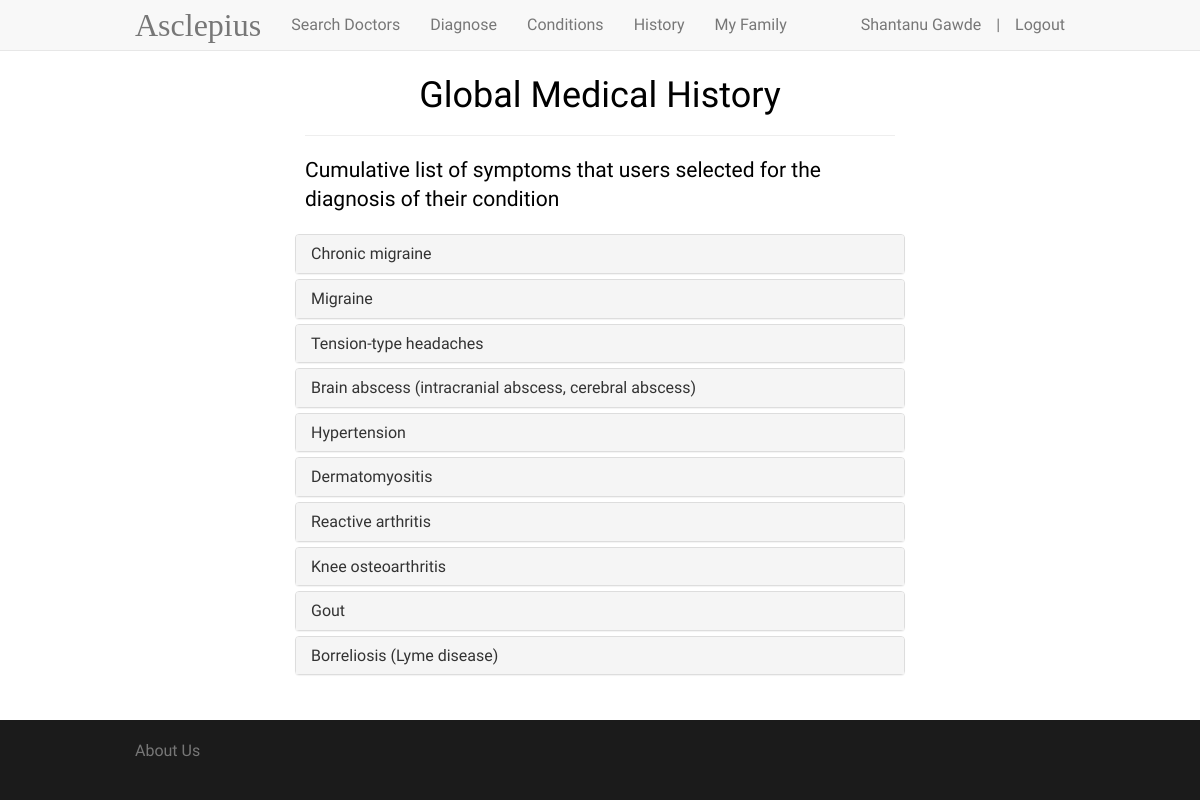
The page /globalhistory (signed in) on the database as committed earlier.
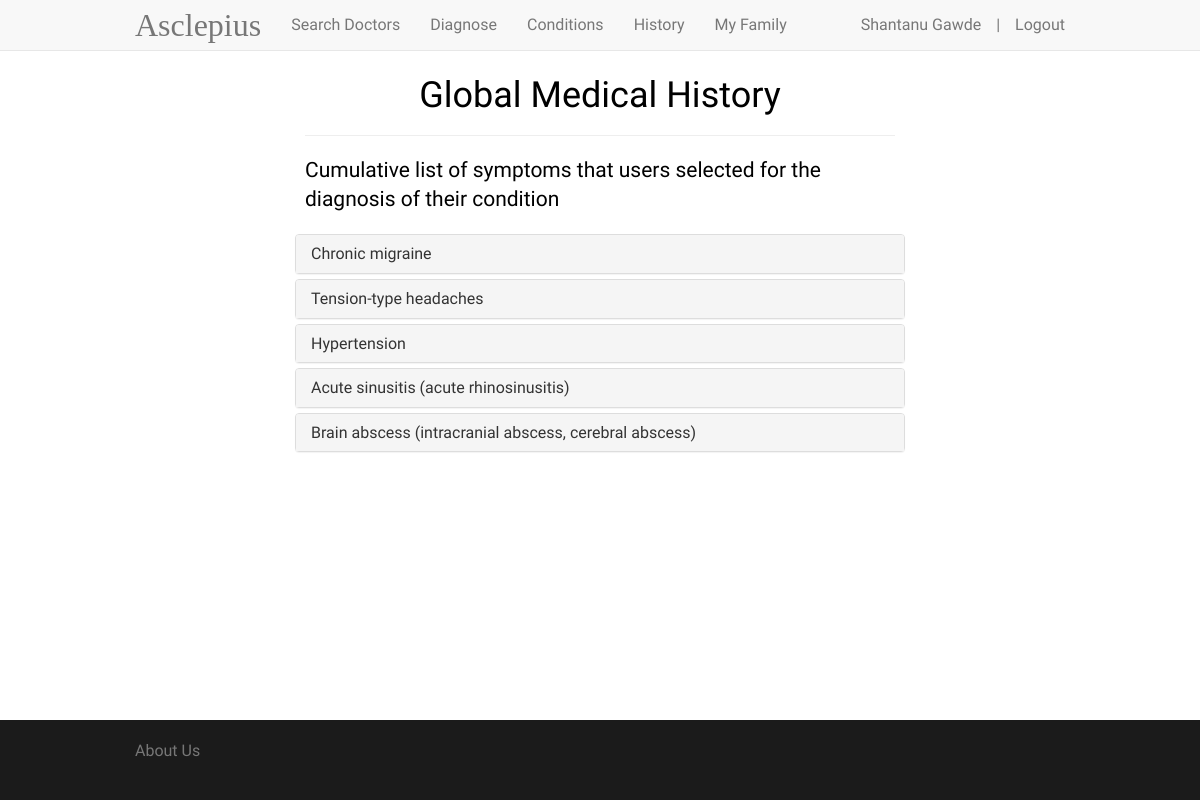
The same page on the database as committed later.
### app/models.py (models this page shows, shortened)
class User(UserMixin, db.Model):
    __tablename__ = 'users'
    id = db.Column(db.Integer, primary_key=True)
    name = db.Column(db.String(120), unique=True, index=True)
    age = db.Column(db.Integer)
    email = db.Column(db.String(120), unique=True, index=True)
    gender = db.Column(db.String(120))
    locality = db.Column(db.String(120))
    conditions = db.relationship('Condition',
                                 secondary=conditionhistory,
                                 backref=db.backref('users', lazy='dynamic'),
                                 lazy='dynamic')
    risks = db.relationship('Risk',
                                 secondary=riskuser,
                                 backref=db.backref('users', lazy='dynamic'),
                                 lazy='dynamic')
    password_hash = db.Column(db.String(128))
    family_id = db.Column(db.Integer, default=0)
    @property
    def password(self):
        raise AttributeError('password is not a readable attribute')

class Condition(db.Model):
    __tablename__ = 'conditions'
    id = db.Column(db.String(30), primary_key=True)
    name = db.Column(db.String(360))
    symptoms = db.relationship('Symptom',
                               secondary=globalhistory,
                               backref=db.backref('conditions', lazy='dynamic'),
                               lazy='dynamic')
    def get_symptoms(self):
        return self.symptoms.all()

### app/views.py (the view)
@app.route('/globalhistory')
@login_required
def globalhistory():
    all_conditions = Condition.query.all()
    return render_template('globalhistory.html', all_conditions=all_conditions)

### app/models.py (called while the page is built)
@login_manager.user_loader
def load_user(user_id):
    return User.query.get(int(user_id))

### app/views.py (called while the page is built)
@app.before_request
def before_request():
    g.user = current_user

### app/templates/globalhistory.html (shortened to what this page needs)
{% extends "base.html" %}
{% block content %}
<div class="container" style="padding-top: 3%; display: none">
    <div class="col-md-8 col-md-offset-2" style="color: black">
        <div class="page-header">
            <h1 style="text-align: center">Global Medical History</h1>
        </div>
        {% if all_conditions|length > 0 %}
        <p class="lead" style="margin-top: 20px">Cumulative list of symptoms that users selected for the
            diagnosis of their condition</p>
        {% else %}
        <p class="lead" style="margin-top: 20px">No conditions diagnosed by Asclepius</p>
        {% endif %}
    </div>
    <div class="row">
        <div class="col-md-8 col-md-offset-2" style="padding-bottom:20px">
            <div class=panel-group role=tablist id="accordion">
                {% set count=0 %}
                {% for condition in all_conditions %}
                {% if condition.get_symptoms()|length > 0 %}
                {% set count = count + 1 %}
                <div class="panel panel-default">
                    <div class=panel-heading role=tab id=collapseListGroupHeading{{count}}>
                        <h4 class=panel-title><a href=#collapseListGroup{{count}} class=collapsed role=button
                                                 data-toggle=collapse data-parent="#accordion" aria-expanded=false
                                                 aria-controls=collapseListGroup{{count}}> {{ condition.name }} </a></h4>
                    </div>
                </div>
                {% endif %}
                {% endfor %}
            </div>
        </div>
    </div>
</div>
{% endblock %}

### app/templates/base.html (shortened to what this page needs)
<!DOCTYPE html>
<html lang="en">
<head>
    <link rel="stylesheet" href="{{ url_for('static', filename='css/bootstrap.min.css') }}">
    <link rel="stylesheet" href="{{ url_for('static', filename='css/font-awesome.min.css') }}">
</head>
<body>
<nav class="navbar navbar-default navbar-fixed-top">
    <div class="container">
        <div class="navbar-header">
            <a class="navbar-brand" style="font-family: 'Cinzel', serif; font-size: 32px;" href="{{ url_for('index') }}">Asclepius</a>
        </div>
        <div class="collapse navbar-collapse" id="bs-example-navbar-collapse-1">
            {% if g.user.is_authenticated %}
            <ul class="nav navbar-nav">
                <li><a href="{{ url_for('searchdoctor') }}">Search Doctors</a></li>
                <li><a href="{{ url_for('searchphrases') }}">Diagnose</a></li>
                <li><a href="{{ url_for('conditionhistory') }}">Conditions</a></li>
                <li><a href="{{ url_for('globalhistory') }}">History</a></li>
                <li><a href="{{ url_for('family') }}">My Family</a></li>
            </ul>
            <ul class="nav navbar-nav navbar-right">
                <li><a style="padding-right:0px" disabled="disabled">{{ g.user.name }}</a></li>
                <li><a style="padding-right:0px" disabled="disabled">|</a></li>
                <li><a href="{{ url_for('logout') }}">Logout</a></li>
            </ul>
            {% endif %}
        </div>
    </div>
</nav>
{% block content %}{% endblock %}
<footer class="footer">
    <div class="container">
        <p class="text-muted">About Us</p>
    </div>
</footer>
</body>
</html>

Rows that differ between the two databases and show on the page:
removed Condition: name "Migraine"
removed Condition: name "Dermatomyositis"
removed Condition: name "Reactive arthritis"
removed Condition: name "Knee osteoarthritis"
removed Condition: name "Gout"
removed Condition: name "Borreliosis (Lyme disease)"
shown differently, row unchanged: Condition "Hypertension": moves up the list
added Condition: name "Acute sinusitis (acute rhinosinusitis)"
